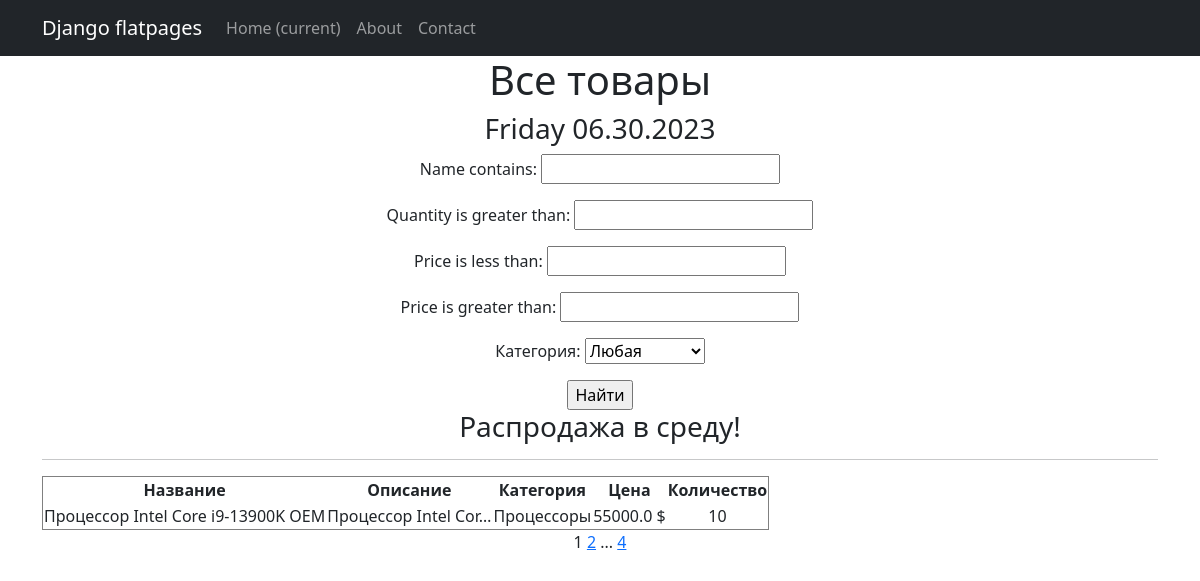
Screenshot of /products/ with the database file from the repository.
### simpleapp/models.py (models this page shows, shortened)
class Product(models.Model):  # Сущность "товар" для нашей витрины
    name = models.CharField(max_length=50, unique=True,)  # названия товаров не должны повторяться
    description = models.TextField()
    quantity = models.IntegerField(validators=[MinValueValidator(0)])  # Минимальное значение = 0
    category = models.ForeignKey(to='Category', on_delete=models.CASCADE, related_name='products')
    price = models.FloatField(validators=[MinValueValidator(0.0)])

class Category(models.Model):  # Категория, к которой будет привязываться товар
    name = models.CharField(max_length=100, unique=True)  # названия категорий тоже не должны повторяться
    def __str__(self):
        return self.name.title()

### simpleapp/views.py (the view)
# urls.py: path('', ProductsList.as_view(), name='product_list'),
class ProductsList(ListView):
    model = Product  # Указываем модель, объекты которой мы будем выводить
    ordering = '-name'  # Поле, которое будет использоваться для сортировки объектов
    template_name = 'products.html'
    context_object_name = 'products'
    paginate_by = 1  # вот так мы можем указать количество записей на странице
    def get_context_data(self, **kwargs):
        context = super().get_context_data(**kwargs)
        context['time_now'] = datetime.utcnow()
        context['next_sale'] = 'Распродажа в среду!'
        context['filterset'] = self.filterset  # Добавляем в контекст объект фильтрации.
        return context
    def get_queryset(self):
        queryset = super().get_queryset()  # Получаем обычный запрос
        self.filterset = ProductFilter(self.request.GET, queryset)
        return self.filterset.qs  # Возвращаем из функции отфильтрованный список товаров

### simpleapp/templatetags/custom_filters.py (called while the page is built)
@register.filter()
def currency(value, code='rub'):  # Будем указывать значение в фильтре, по-умолчанию Рубли
    postfix = CURRENCIES_SYMBOLS[code]
    return f'{value} {postfix}'

### simpleapp/templatetags/custom_tags.py (called while the page is built)
@register.simple_tag()  # Регистрируем собственный тег с датой, в нужном нам формате
def current_time(format_string='%b %d %Y'):
    return datetime.utcnow().strftime(format_string)

@register.simple_tag(takes_context=True)  # Для работы тега требуется передать контекст
def url_replace(context, **kwargs):
    d = context['request'].GET.copy()  # Позволяет скопировать все параметры текущего запроса.
    for k, v in kwargs.items():  # Устанавливаем новые значения, которые нам передали при использовании тега.
        d[k] = v
    return d.urlencode()  # Кодируем параметры в формат, который может быть указан в строке браузера

### templates/products.html (shortened to what this page needs)
{% extends 'flatpages/default.html' %}
{% load custom_filters %}
{% load custom_tags %}
{% block content %}
    <h1>Все товары</h1>
    <h3>{% current_time '%A %m.%d.%Y' %}</h3>
    <form action="" method="get">
        {{ filterset.form.as_p }}
        <input type="submit" value="Найти" />
    </form>
    <h3> {{ next_sale|default_if_none:"Чуть позже сообщим о распродаже!" }} </h3>
    <hr>
    {% if products %}
        <table border="1">
            <tr>
                <th>Название</th>
                <th>Описание</th>
                <th>Категория</th>
                <th>Цена</th>
                <th>Количество</th>
            </tr>
            {% for product in products %}
            <tr>
                <td>{{ product.name|truncatewords:7 }}</td>
                <td>{{ product.description|truncatechars:20 }}</td>
                <td>{{ product.category.name }}</td>
                <td>{{ product.price|currency:'usd' }}</td>
                <td>{{ product.quantity }}</td>
            </tr>
            {% endfor %}
        </table>
    {% else %}
        <h2>Товаров нет!</h2>
    {% endif %}
    {{ page_obj.number }}
    {% if page_obj.has_next %}
        <a href="?{% url_replace page=page_obj.next_page_number %}">{{ page_obj.next_page_number }}</a>
        {% if paginator.num_pages != page_obj.next_page_number %}
            ...
        <a href="?{% url_replace page=page_obj.paginator.num_pages %}">{{ page_obj.paginator.num_pages }}</a>
        {% endif %}
    {% endif %}
{% endblock content %}

### rows the page displays
Product: name "Процессор Intel Core i9-13900K OEM", description "Процессор Intel Cor…", category.name "Процессоры", price "55000.0 $", quantity "10"

### other values shown
{{ next_sale|default_if_none:"Чуть позже сообщим о распродаже!" }} "Распродажа в среду!"
{{ page_obj.number }} "1"
{{ page_obj.next_page_number }} "2"
{{ page_obj.paginator.num_pages }} "4"
